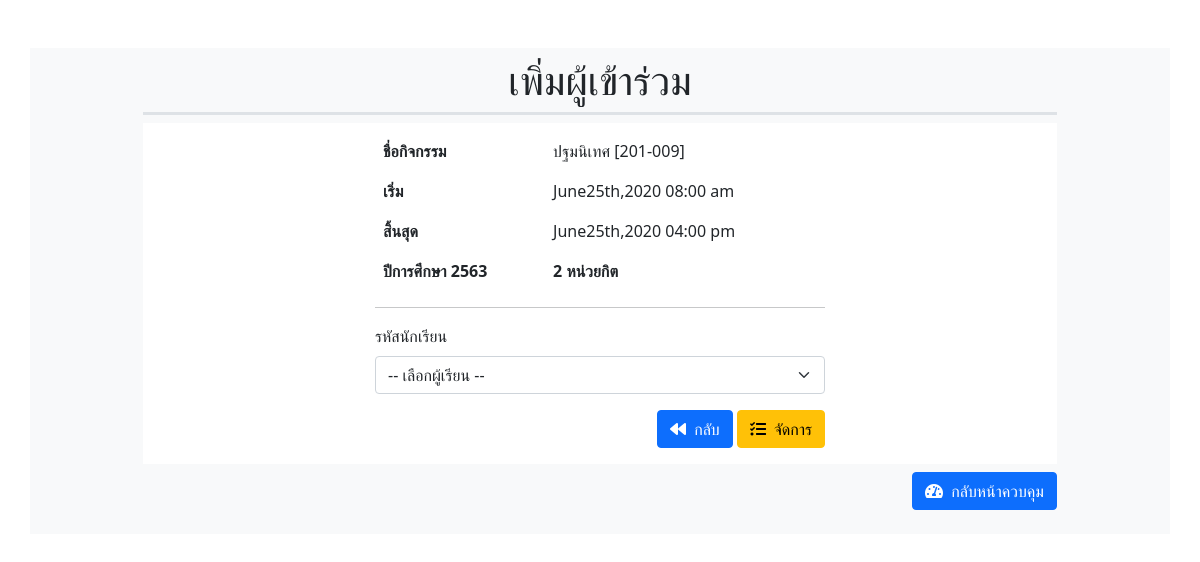
The app's page /sys/std/add.php?id=9 (signed in) with its own data.
### tables this page shows
CREATE TABLE `tb_event` (
  `EID` int(3) UNSIGNED ZEROFILL NOT NULL,
  `eventTitle` varchar(50) NOT NULL,
  `eventOfYear` varchar(4) NOT NULL,
  `eventCredit` int(1) UNSIGNED NOT NULL DEFAULT 3,
  `eventType` enum('กิจกรรมบังคับ','กิจกรรมบังคับเลือก','กิจกรรมเลือก') NOT NULL DEFAULT 'กิจกรรมเลือก',
  `start` datetime NOT NULL DEFAULT current_timestamp(),
  `end` datetime NOT NULL DEFAULT current_timestamp()
);

### sys/std/add.php (the view, shortened to what this page needs)
<!DOCTYPE html>
<html lang="en">
<?php
include("../../school/conn/object_connect.php");
$sql = "SELECT *, (SELECT COUNT(*) FROM tb_useronevent u WHERE u.EID=e.EID) AS userJoin FROM tb_event e WHERE e.EID = ?";
$stmt = $mysqli->prepare($sql);
$stmt->bind_param("i", $_GET['id']);
$stmt->execute();
$res = $stmt->get_result();
$e = $res->fetch_assoc();
$dateFormat = "FdS,Y h:i a";
$eventTypes = ["กิจกรรมบังคับ", "กิจกรรมบังคับเลือก", "กิจกรรมเลือก"];
$eventCode = substr($e['eventOfYear'] - 543, 2) . (array_search($e['eventType'], $eventTypes) + 1) . "-" . str_pad($e['EID'], 3, "0", false);
?>
<head>
    <link rel="stylesheet" href="https://cdnjs.cloudflare.com/ajax/libs/twitter-bootstrap/5.0.0-beta1/css/bootstrap.min.css" />
    <link rel="stylesheet" href="https://cdnjs.cloudflare.com/ajax/libs/font-awesome/5.15.2/css/all.min.css" />
</head>
<body>
    <div class="container bg-light mt-5">
        <div class="col-10 mx-auto p-2 rounded">
            <h1 class="w-100 text-center pb-2 border-bottom border-3">เพิ่มผู้เข้าร่วม</h1>
            <div class="bg-white p-2 mb-2">
                <div class="col-10 mx-auto" style="max-width:450px">
                    <table class="table table-borderless">
                        <tr>
                            <th>ชื่อกิจกรรม</th>
                            <td><?= $e['eventTitle'] ?> [<?= $eventCode ?>]</td>
                        </tr>
                        <tr>
                            <th>เริ่ม</th>
                            <td><?= date_format(date_create($e['start']), $dateFormat) ?></td>
                        </tr>
                        <tr>
                            <th>สิ้นสุด</th>
                            <td><?= date_format(date_create($e['end']), $dateFormat) ?></td>
                        </tr>
                        <tr>
                            <th>ปีการศึกษา <?= $e['eventOfYear'] ?></th>
                            <th><?= $e['eventCredit'] ?> หน่วยกิต</th>
                        </tr>
                    </table>
                    <hr class="mt-1 mb-3">
                    <form action="" method="post">
                        <div class="row mb-3">
                            <label for="uid" class="form-label">รหัสนักเรียน</label>
                            <div class="col-sm-12">
                                <select title="เลือกผู้เรียน" name="uid" class="form-select">
                                    <option value="" selected disabled>-- เลือกผู้เรียน --</option>
                                </select>
                            </div>
                        </div>
                    </form>
                    <div class="row mb-2">
                        <div class="col-auto ms-auto me-0">
                            <a href="#" class="btn btn-primary" onclick="history.go(-1)">
                                <i class="fa fa-backward me-1" aria-hidden="true"></i> กลับ
                            </a>
                            <a href="../conf/?id=<?= $_GET['id'] ?>" class="btn btn-warning">
                                <i class="fa fa-tasks me-1" aria-hidden="true"></i> จัดการ
                            </a>
                        </div>
                    </div>
                </div>
            </div>
            <div class="row pb-3">
                <div class="col text-end">
                    <a role="button" href="../../school/console.php" class="btn btn-primary">
                        <i class="fa fa-tachometer-alt me-1" aria-hidden="true"></i>
                        กลับหน้าควบคุม
                    </a>
                </div>
            </div>
        </div>
    </div>
</body>
</html>

### records on screen
tb_event: eventTitle "ปฐมนิเทศ", eventCode "201-009", start "June25th,2020 08:00 am", end "June25th,2020 04:00 pm", eventOfYear "2563", eventCredit "2"
